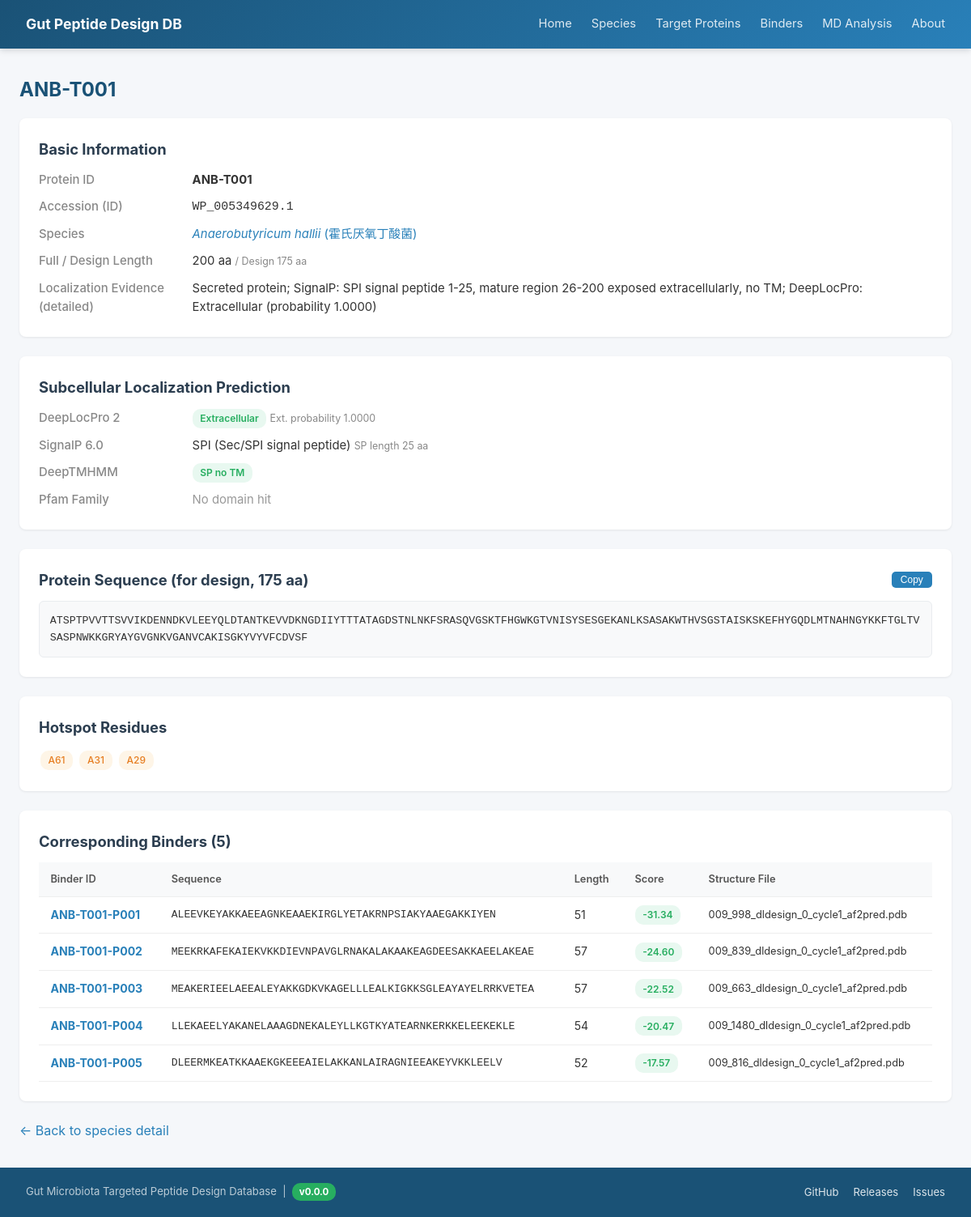
/proteins/ANB-T001, run on the app's committed database.
### tables this page shows
CREATE TABLE Target_Protein (
        Species_ID            TEXT NOT NULL,
        Protein_ID            TEXT PRIMARY KEY,
        ID_Accession          TEXT,
        Full_Length           INTEGER,
        AA_Length             INTEGER,
        Protein_Sequence      TEXT,
        Localization_Evidence TEXT,
        DeepLocPro_Location   TEXT,
        DeepLocPro_ExtProb    REAL,
        SignalP_Category      TEXT,
        SignalP_SPLen         INTEGER,
        DeepTMHMM_Type        TEXT,
        Pfam_Family           TEXT,
        Notes                 TEXT,
        FOREIGN KEY (Species_ID) REFERENCES Species(Species_ID)
    );

CREATE TABLE Species (
        Species_ID      TEXT PRIMARY KEY,
        Scientific_Name TEXT NOT NULL,
        Chinese_Name    TEXT,
        Taxonomy_ID     INTEGER,
        Genome_Accession TEXT,
        Proteome_Source TEXT,
        Notes           TEXT
    );

CREATE TABLE Binder (
        Binder_ID       TEXT PRIMARY KEY,
        Species_ID      TEXT NOT NULL,
        Binder_Sequence TEXT,
        Length          INTEGER,
        Raw_Score       REAL,
        dG_sep_norm     REAL,
        dSASA_int       REAL,
        complex_norm    REAL,
        total_score     REAL,
        packstat        REAL,
        hbonds_int      INTEGER,
        pLDDT_total     REAL,
        pLDDT_binder    REAL,
        PAE_interaction REAL,
        binder_RMSD     REAL,
        target_RMSD     REAL,
        Sequence_File   TEXT,
        Structure_File  TEXT,
        Notes           TEXT,
        FOREIGN KEY (Species_ID) REFERENCES Species(Species_ID)
    );

### app.py (the view)
@app.route('/proteins/<pid>')
def protein_detail(pid):
    db = get_db()
    p = db.execute("""
        SELECT p.*, s.Scientific_Name, s.Chinese_Name
        FROM Target_Protein p JOIN Species s ON p.Species_ID=s.Species_ID
        WHERE p.Protein_ID=?
    """, (pid,)).fetchone()
    if not p: return "未找到", 404
    binders = db.execute("""
        SELECT * FROM Binder WHERE Species_ID=? ORDER BY Raw_Score
    """, (p['Species_ID'],)).fetchall()
    target_pdb = p['Species_ID'] + '_target.pdb'
    if not os.path.isfile(os.path.join(os.path.dirname(os.path.abspath(__file__)),
                                      'static', 'target_pdb_files', target_pdb)):
        target_pdb = None
    return render_template('protein_detail.html', p=p, binders=binders, target_pdb=target_pdb)

### app.py (called while the page is built)
@app.context_processor
def inject_meta():
    return {'DB_VERSION': DB_VERSION, 'REPO_URL': REPO_URL}

def get_db():
    if 'db' not in g:
        g.db = sqlite3.connect(DB_PATH)
        g.db.row_factory = sqlite3.Row
    return g.db

### templates/protein_detail.html (shortened to what this page needs)
{% extends "base.html" %}
{% block content %}
<h1>{{ p.Protein_ID }}</h1>
<div class="card">
    <h2>Basic Information</h2>
    <div class="detail-grid">
        <div class="detail-label">Protein ID</div><div><strong>{{ p.Protein_ID }}</strong></div>
        <div class="detail-label">Accession (ID)</div><div style="font-family:monospace;">{{ p.ID_Accession }}</div>
        <div class="detail-label">Species</div><div><a href="/species/{{ p.Species_ID }}"><em>{{ p.Scientific_Name }}</em> ({{ p.Chinese_Name }})</a></div>
        <div class="detail-label">Full / Design Length</div><div>{{ p.Full_Length }} aa <small style="color:#888;">/ Design {{ p.AA_Length }} aa</small></div>
        <div class="detail-label">Localization Evidence (detailed)</div><div>{{ p.Localization_Evidence }}</div>
    </div>
</div>
<div class="card">
    <h2>Subcellular Localization Prediction</h2>
    <div class="detail-grid">
        <div class="detail-label">DeepLocPro 2</div>
        <div>
            {% if p.DeepLocPro_Location == 'Extracellular' %}
            <span class="badge badge-green">Extracellular</span>
            {% elif p.DeepLocPro_Location %}
            <span class="badge badge-blue">{{ p.DeepLocPro_Location }}</span>
            {% else %}
            <span class="badge">N/A</span>
            {% endif %}
            {% if p.DeepLocPro_ExtProb is not none %}
            <small style="color:#888;">Ext. probability {{ '%.4f'|format(p.DeepLocPro_ExtProb) }}</small>
            {% else %}
            <small style="color:#888;">Ext. probability N/A</small>
            {% endif %}
        </div>
        <div class="detail-label">SignalP 6.0</div>
        <div>{% if p.SignalP_Category %}{{ p.SignalP_Category }}{% else %}<span style="color:#999;">N/A</span>{% endif %} <small style="color:#888;">SP length {% if p.SignalP_SPLen %}{{ p.SignalP_SPLen }} aa{% else %}no signal peptide{% endif %}</small></div>
        <div class="detail-label">DeepTMHMM</div>
        <div>
            {% if p.DeepTMHMM_Type in ('TM','SP+TM') %}
            <span class="badge badge-orange">{{ p.DeepTMHMM_Type }} with TM</span>
            {% elif p.DeepTMHMM_Type %}
            <span class="badge badge-green">{{ p.DeepTMHMM_Type }} no TM</span>
            {% else %}
            <span class="badge">N/A</span>
            {% endif %}
        </div>
        <div class="detail-label">Pfam Family</div>
        <div>
            {% if p.Pfam_Family %}
                {% for fam in p.Pfam_Family.replace('；',';').split(';') %}
                    {% if fam.strip() %}<span class="badge badge-blue" style="margin:.1rem;">{{ fam.strip() }}</span>{% endif %}
                {% endfor %}
            {% else %}<span style="color:#999;">No domain hit</span>{% endif %}
        </div>
    </div>
</div>
<div class="card">
    <h2 style="display:flex;justify-content:space-between;align-items:center;">
        Protein Sequence (for design, {{ p.AA_Length }} aa)
        <button onclick="navigator.clipboard.writeText(document.getElementById('seq').innerText);this.innerText='Copied'"
                style="font-size:.75rem;padding:.2rem .7rem;background:#2980b9;color:#fff;border:none;border-radius:5px;cursor:pointer;">Copy</button>
    </h2>
    <div id="seq" class="seq-box" style="white-space:pre-wrap;word-break:break-all;">{{ p.Protein_Sequence }}</div>
</div>
{% if p.Notes %}
<div class="card">
    <h2>Hotspot Residues</h2>
    <div>
        {% for h in p.Notes.replace('Hotspots:','').split(',') %}
        <span class="badge badge-orange" style="margin:.12rem;font-weight:500;">{{ h }}</span>
        {% endfor %}
    </div>
</div>
{% endif %}
{% if binders %}
<div class="card">
    <h2>Corresponding Binders ({{ binders|length }})</h2>
    <table>
        <thead><tr><th>Binder ID</th><th>Sequence</th><th>Length</th><th>Score</th><th>Structure File</th></tr></thead>
        <tbody>
            {% for b in binders %}
            <tr>
                <td><a href="/binders/{{ b.Binder_ID }}"><strong>{{ b.Binder_ID }}</strong></a></td>
                <td style="font-family:monospace;font-size:.82rem;">{{ b.Binder_Sequence }}</td>
                <td>{{ b.Length or '-' }}</td>
                <td>
                    {% if b.Raw_Score %}
                    <span class="badge {% if b.Raw_Score < -6 %}badge-green{% elif b.Raw_Score < -4 %}badge-blue{% else %}badge-orange{% endif %}">{{ "%.2f"|format(b.Raw_Score) }}</span>
                    {% else %}-{% endif %}
                </td>
                <td style="font-size:.8rem;">{{ b.Structure_File or '-' }}</td>
            </tr>
            {% endfor %}
        </tbody>
    </table>
</div>
{% endif %}
<p><a href="/species/{{ p.Species_ID }}">&larr; Back to species detail</a></p>
{% endblock %}

### templates/base.html (style rules this page uses)
* { margin:0; padding:0; box-sizing:border-box; }
body { font-family:-apple-system,BlinkMacSystemFont,"Segoe UI","PingFang SC","Microsoft YaHei",sans-serif; background:#f5f7fa; color:#333; line-height:1.6; }
.card { background:white; border-radius:8px; box-shadow:0 1px 3px rgba(0,0,0,.08); padding:1.5rem; margin-bottom:1.5rem; }
table { width:100%; border-collapse:collapse; font-size:.88rem; }
th,td { padding:.65rem .9rem; text-align:left; border-bottom:1px solid #eee; }
th { background:#f8f9fa; font-weight:600; color:#555; font-size:.8rem; }
.badge { display:inline-block; padding:.15rem .6rem; border-radius:10px; font-size:.75rem; font-weight:600; }
.badge-green { background:#e8f8f0; color:#27ae60; }
.badge-orange { background:#fef5e7; color:#e67e22; }
.detail-grid { display:grid; grid-template-columns:180px 1fr; gap:.6rem; font-size:.93rem; }
.detail-label { color:#888; font-weight:500; }
.seq-box { background:#f8f9fa; border:1px solid #e9ecef; border-radius:6px; padding:.8rem; font-family:"Courier New",monospace; font-size:.83rem; word-break:break-all; margin-top:.4rem; }
h1 { font-size:1.5rem; margin-bottom:1rem; color:#1a5276; }
h2 { font-size:1.15rem; margin-bottom:.7rem; color:#2c3e50; }
a { color:#2980b9; text-decoration:none; }

### data on the page
Target_Protein: Protein_ID "ANB-T001", ID_Accession "WP_005349629.1", Full_Length "200", AA_Length "175", Localization_Evidence "Secreted protein; SignalP: SPI signal peptide 1-25, mature region 26-200 exposed extracellularly, no TM; DeepLocPro: Extracellular (probability 1.0000)", DeepLocPro_ExtProb "1.0000", SignalP_Category "SPI (Sec/SPI signal peptide)", SignalP_SPLen "25", DeepTMHMM_Type "SP", Protein_Sequence "ATSPTPVVTTSVVIKDENNDKVLEEYQLDTANTKEVVDKNGDIIYTTTATAGDSTNLNKFSRASQVGSKTFHGWKGTVNISYSESGEKANLKSASAKWTHVSGSTAISKSKEFHYGQDLMTNAHNGYKKFTGLTVSASPNWKKGRYAYGVGNKVGANVCAKISGKYVYVFCDVSF"
Species: Scientific_Name "Anaerobutyricum hallii", Chinese_Name "霍氏厌氧丁酸菌"
Binder: Binder_ID "ANB-T001-P001", Binder_Sequence "ALEEVKEYAKKAEEAGNKEAAEKIRGLYETAKRNPSIAKYAAEGAKKIYEN", Length "51", Raw_Score "-31.34", Structure_File "009_998_dldesign_0_cycle1_af2pred.pdb"
Binder: Binder_ID "ANB-T001-P002", Binder_Sequence "MEEKRKAFEKAIEKVKKDIEVNPAVGLRNAKALAKAAKEAGDEESAKKAEELAKEAE", Length "57", Raw_Score "-24.60", Structure_File "009_839_dldesign_0_cycle1_af2pred.pdb"
Binder: Binder_ID "ANB-T001-P003", Binder_Sequence "MEAKERIEELAEEALEYAKKGDKVKAGELLLEALKIGKKSGLEAYAYELRRKVETEA", Length "57", Raw_Score "-22.52", Structure_File "009_663_dldesign_0_cycle1_af2pred.pdb"
Binder: Binder_ID "ANB-T001-P004", Binder_Sequence "LLEKAEELYAKANELAAAGDNEKALEYLLKGTKYATEARNKERKKELEEKEKLE", Length "54", Raw_Score "-20.47", Structure_File "009_1480_dldesign_0_cycle1_af2pred.pdb"
Binder: Binder_ID "ANB-T001-P005", Binder_Sequence "DLEERMKEATKKAAEKGKEEEAIELAKKANLAIRAGNIEEAKEYVKKLEELV", Length "52", Raw_Score "-17.57", Structure_File "009_816_dldesign_0_cycle1_af2pred.pdb"

### other printed values
{{ h }} "A61" "A31" "A29"
{{ binders|length }} "5"
{{ DB_VERSION }} "0.0.0"
